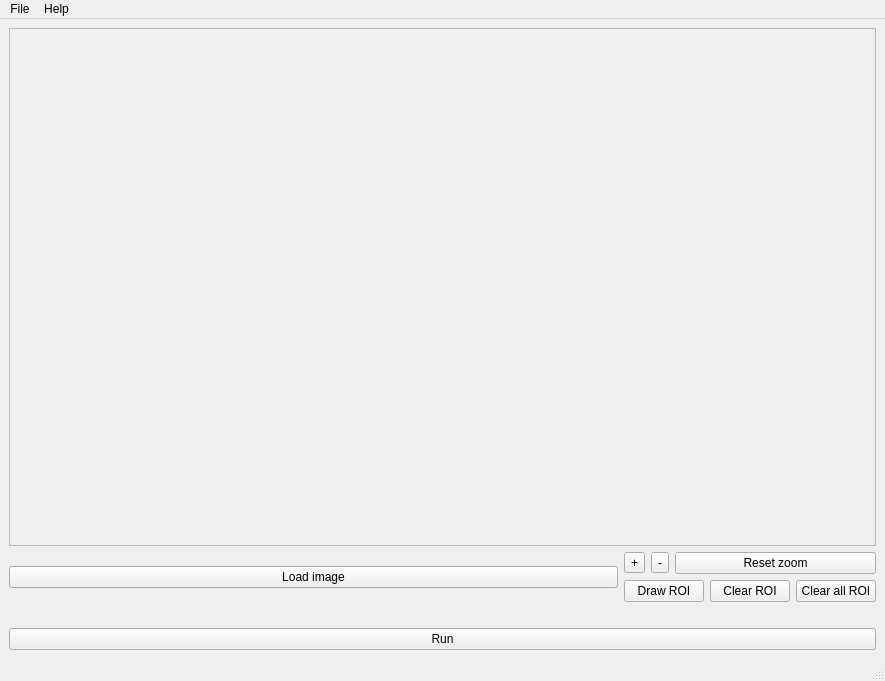
<?xml version="1.0" encoding="UTF-8"?>
<ui version="4.0">
 <class>MainWindow</class>
 <widget class="QMainWindow" name="MainWindow">
  <property name="geometry">
   <rect>
    <x>0</x>
    <y>0</y>
    <width>885</width>
    <height>681</height>
   </rect>
  </property>
  <property name="windowTitle">
   <string>MainWindow</string>
  </property>
  <widget class="QWidget" name="centralwidget">
   <layout class="QVBoxLayout" name="verticalLayout">
    <item>
     <layout class="QVBoxLayout" name="verticalLayout_2">
      <item>
       <layout class="QVBoxLayout" name="verticalLayout_3">
        <item>
         <widget class="QScrollArea" name="scrollArea">
          <property name="widgetResizable">
           <bool>true</bool>
          </property>
          <widget class="QWidget" name="scrollAreaWidgetContents">
           <property name="geometry">
            <rect>
             <x>0</x>
             <y>0</y>
             <width>861</width>
             <height>487</height>
            </rect>
           </property>
          </widget>
         </widget>
        </item>
       </layout>
      </item>
     </layout>
    </item>
    <item>
     <layout class="QHBoxLayout" name="horizontalLayout">
      <item>
       <widget class="QPushButton" name="pushButton">
        <property name="enabled">
         <bool>true</bool>
        </property>
        <property name="text">
         <string>Load image</string>
        </property>
       </widget>
      </item>
      <item>
       <layout class="QVBoxLayout" name="verticalLayout_4">
        <item>
         <layout class="QHBoxLayout" name="horizontalLayout_4">
          <item>
           <widget class="QToolButton" name="toolButton_6">
            <property name="text">
             <string>+</string>
            </property>
            <property name="autoRaise">
             <bool>false</bool>
            </property>
            <property name="arrowType">
             <enum>Qt::NoArrow</enum>
            </property>
           </widget>
          </item>
          <item>
           <widget class="QToolButton" name="toolButton_5">
            <property name="text">
             <string>-</string>
            </property>
           </widget>
          </item>
          <item>
           <widget class="QPushButton" name="pushButton_2">
            <property name="text">
             <string>Reset zoom</string>
            </property>
           </widget>
          </item>
         </layout>
        </item>
        <item>
         <layout class="QHBoxLayout" name="ROI_layout">
          <item>
           <widget class="QPushButton" name="pushButton_4">
            <property name="text">
             <string>Draw ROI</string>
            </property>
           </widget>
          </item>
          <item>
           <widget class="QPushButton" name="pushButton_5">
            <property name="text">
             <string>Clear ROI</string>
            </property>
           </widget>
          </item>
          <item>
           <widget class="QPushButton" name="pushButton_2">
            <property name="text">
             <string>Clear all ROI</string>
            </property>
           </widget>
          </item>
         </layout>
        </item>
        <item>
         <layout class="QHBoxLayout" name="horizontalLayout_2"/>
        </item>
       </layout>
      </item>
     </layout>
    </item>
    <item>
     <spacer name="horizontalSpacer">
      <property name="orientation">
       <enum>Qt::Horizontal</enum>
      </property>
      <property name="sizeHint" stdset="0">
       <size>
        <width>40</width>
        <height>20</height>
       </size>
      </property>
     </spacer>
    </item>
    <item>
     <widget class="QPushButton" name="pushButton_3">
      <property name="text">
       <string>Run</string>
      </property>
     </widget>
    </item>
   </layout>
  </widget>
  <widget class="QMenuBar" name="menubar">
   <property name="geometry">
    <rect>
     <x>0</x>
     <y>0</y>
     <width>885</width>
     <height>21</height>
    </rect>
   </property>
   <widget class="QMenu" name="menuFile">
    <property name="title">
     <string>File</string>
    </property>
    <addaction name="actionLoad_image"/>
    <addaction name="separator"/>
    <addaction name="actionExit"/>
    <addaction name="separator"/>
   </widget>
   <widget class="QMenu" name="menuHelp">
    <property name="title">
     <string>Help</string>
    </property>
    <addaction name="actionAbout"/>
   </widget>
   <addaction name="menuFile"/>
   <addaction name="menuHelp"/>
  </widget>
  <widget class="QStatusBar" name="statusbar"/>
  <action name="actionLoad_image">
   <property name="checkable">
    <bool>false</bool>
   </property>
   <property name="text">
    <string>Load image...</string>
   </property>
  </action>
  <action name="actionExit">
   <property name="text">
    <string>Exit</string>
   </property>
  </action>
  <action name="actionAbout">
   <property name="text">
    <string>About...</string>
   </property>
  </action>
 </widget>
 <resources/>
 <connections/>
</ui>
